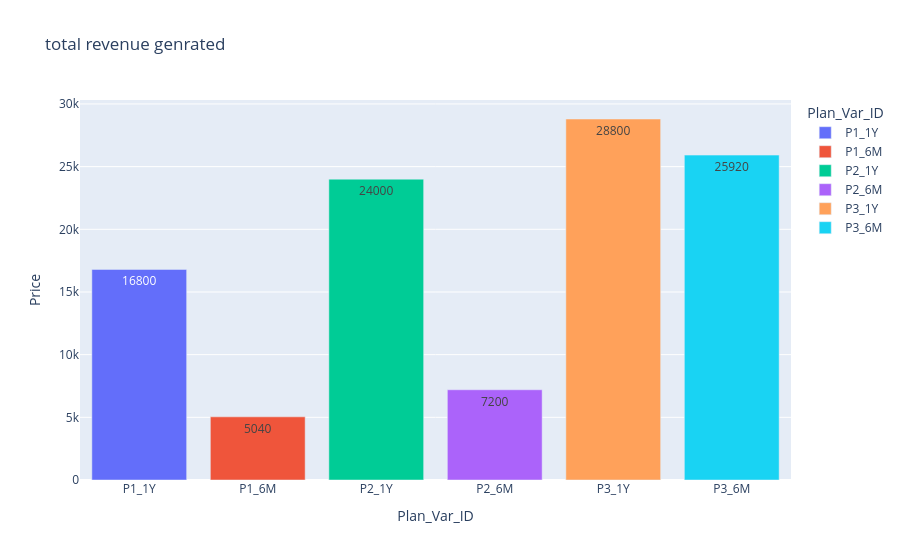

The cell this chart's notebook holds for it:
### Code cell
fig = px.bar(data_frame =q6,x='Plan_Var_ID',y='Price',title='total revenue genrated',text='Price',color='Plan_Var_ID')
fig.show()

### Figure 1 — Plotly figure (JSON) as saved in the notebook; plotly's stock layout.template omitted (floating-point values rounded to 4 significant figures)
{"data": [{"alignmentgroup": "True", "hovertemplate": "Plan_Var_ID=%{x}<br>Price=%{text}<extra></extra>", "legendgroup": "P1_1Y", "marker": {"color": "#636efa", "pattern": {"shape": ""}}, "name": "P1_1Y", "offsetgroup": "P1_1Y", "orientation": "v", "showlegend": true, "text": [16800], "textposition": "auto", "type": "bar", "x": ["P1_1Y"], "xaxis": "x", "y": [16800], "yaxis": "y"}, {"alignmentgroup": "True", "hovertemplate": "Plan_Var_ID=%{x}<br>Price=%{text}<extra></extra>", "legendgroup": "P1_6M", "marker": {"color": "#EF553B", "pattern": {"shape": ""}}, "name": "P1_6M", "offsetgroup": "P1_6M", "orientation": "v", "showlegend": true, "text": [5040], "textposition": "auto", "type": "bar", "x": ["P1_6M"], "xaxis": "x", "y": [5040], "yaxis": "y"}, {"alignmentgroup": "True", "hovertemplate": "Plan_Var_ID=%{x}<br>Price=%{text}<extra></extra>", "legendgroup": "P2_1Y", "marker": {"color": "#00cc96", "pattern": {"shape": ""}}, "name": "P2_1Y", "offsetgroup": "P2_1Y", "orientation": "v", "showlegend": true, "text": [24000], "textposition": "auto", "type": "bar", "x": ["P2_1Y"], "xaxis": "x", "y": [24000], "yaxis": "y"}, {"alignmentgroup": "True", "hovertemplate": "Plan_Var_ID=%{x}<br>Price=%{text}<extra></extra>", "legendgroup": "P2_6M", "marker": {"color": "#ab63fa", "pattern": {"shape": ""}}, "name": "P2_6M", "offsetgroup": "P2_6M", "orientation": "v", "showlegend": true, "text": [7200], "textposition": "auto", "type": "bar", "x": ["P2_6M"], "xaxis": "x", "y": [7200], "yaxis": "y"}, {"alignmentgroup": "True", "hovertemplate": "Plan_Var_ID=%{x}<br>Price=%{text}<extra></extra>", "legendgroup": "P3_1Y", "marker": {"color": "#FFA15A", "pattern": {"shape": ""}}, "name": "P3_1Y", "offsetgroup": "P3_1Y", "orientation": "v", "showlegend": true, "text": [28800], "textposition": "auto", "type": "bar", "x": ["P3_1Y"], "xaxis": "x", "y": [28800], "yaxis": "y"}, {"alignmentgroup": "True", "hovertemplate": "Plan_Var_ID=%{x}<br>Price=%{text}<extra></extra>", "legendgroup": "P3_6M", "marker": {"color": "#19d3f3", "pattern": {"shape": ""}}, "name": "P3_6M", "offsetgroup": "P3_6M", "orientation": "v", "showlegend": true, "text": [25920], "textposition": "auto", "type": "bar", "x": ["P3_6M"], "xaxis": "x", "y": [25920], "yaxis": "y"}], "layout": {"barmode": "relative", "legend": {"title": {"text": "Plan_Var_ID"}, "tracegroupgap": 0}, "title": {"text": "total revenue genrated"}, "xaxis": {"anchor": "y", "categoryarray": ["P1_1Y", "P1_6M", "P2_1Y", "P2_6M", "P3_1Y", "P3_6M"], "categoryorder": "array", "domain": [0, 1], "title": {"text": "Plan_Var_ID"}}, "yaxis": {"anchor": "x", "domain": [0, 1], "title": {"text": "Price"}}}}
